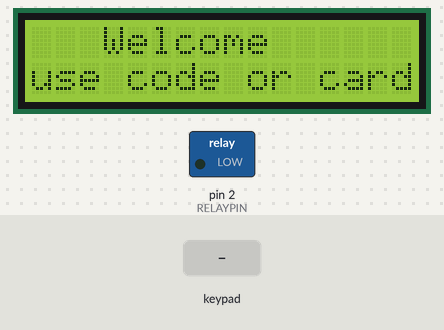
Recording of a sketch running on a simulated Arduino Uno, built with avr-gcc and run on an emulated ATmega328P. Shown: 16×2 character LCD, switched loads named in the sketch (green lamp = pin HIGH). Inputs (shaded band) come from the test bench.

Above: at 1.2 s.
1.3 s: keypad keys 1 2 3 4 5 6 pressed 0.4 s apart
At 4.1 s:
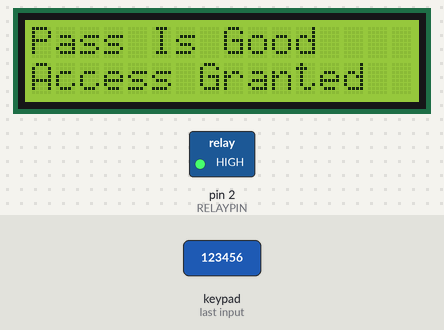
5.2 s: keypad keys 1 3 9 7 2 2 pressed 0.4 s apart
At 9.6 s:
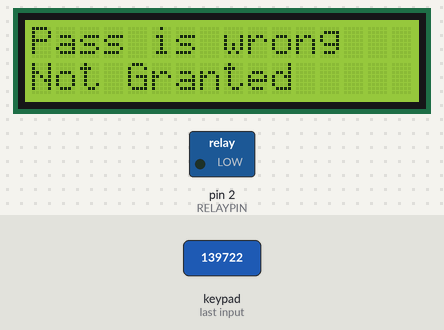
Timing chart, 0 to 11.1 s (numbered marks = the images above; inputs shaded):
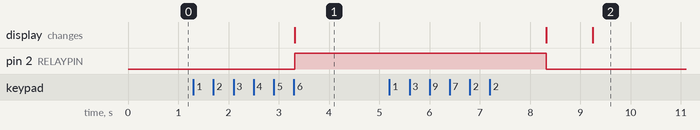

The sketch:

Keypad_test_code_with_relay_with_lcd.ino
```cpp
# include<LiquidCrystal.h>
#include <Keypad.h>
#define RELAYPIN 2
#define Length 7          // give enough room for six chars + null

char Data[Length];            // to compare to the master password
char Master[Length]="123456";  // master password code
byte data_count = 0;
char customKey;

const byte ROWS = 3;
const byte COLS = 3;
char keys[ROWS][COLS]= {
  {'1','2','3'},
  {'4','5','6'},
  {'7','8','9'},
};

byte rowPins[ROWS] = {5,6,7};
byte colPins[COLS] = {8,9,10};

Keypad customKeypad( makeKeymap(keys), rowPins, colPins, ROWS, COLS);


int rs=A5;
int en=A4;
int d4=A3;
int d5=A2;
int d6=A1;
int d7=A0;
LiquidCrystal lcd(rs,en,d4,d5,d6,d7);


void setup() {
  // put your setup code here, to run once:
pinMode(RELAYPIN,OUTPUT);
Serial.begin(9600);
lcd.begin(16,2);

}

void loop() {
  // put your main code here, to run repeatedly:
customKey = customKeypad.getKey();
lcd.setCursor(0,0);
lcd.print("   Welcome");
lcd.setCursor(0,1);
lcd.print("use code or card");
Open();
}
void Open(){
if (customKey)
{


  Data[data_count] = customKey;

  data_count++;
}
if(data_count==Length-1)
{


  if(!strcmp(Data, Master))
  {
    lcd.clear();
    lcd.setCursor(0,0);
    lcd.print("Pass Is Good");
    lcd.setCursor(0,1);
    lcd.print("Access Granted");
    digitalWrite(RELAYPIN,HIGH);
    delay(5000);
    digitalWrite(RELAYPIN,LOW);
    lcd.clear();
  }
  else
  { lcd.clear();
    lcd.setCursor(0,0);
    lcd.print("Pass is wrong");
    lcd.setCursor(0,1);
    lcd.print("Not Granted");
    delay(3000);
    lcd.clear();
  }
 clearData();

  }
}


void clearData()
{
  while(data_count !=0)
  {
    Data[data_count--]=0;
  }
  return ;
}
```

Measured:
- after the input at 1.3 s, pin 2 (RELAYPIN): LOW → HIGH after 2.0 s; the display: changes after 2.0 s (image 1)
- after the input at 5.2 s, the display: first differs from a run without the input after 4.0 s (image 2)
